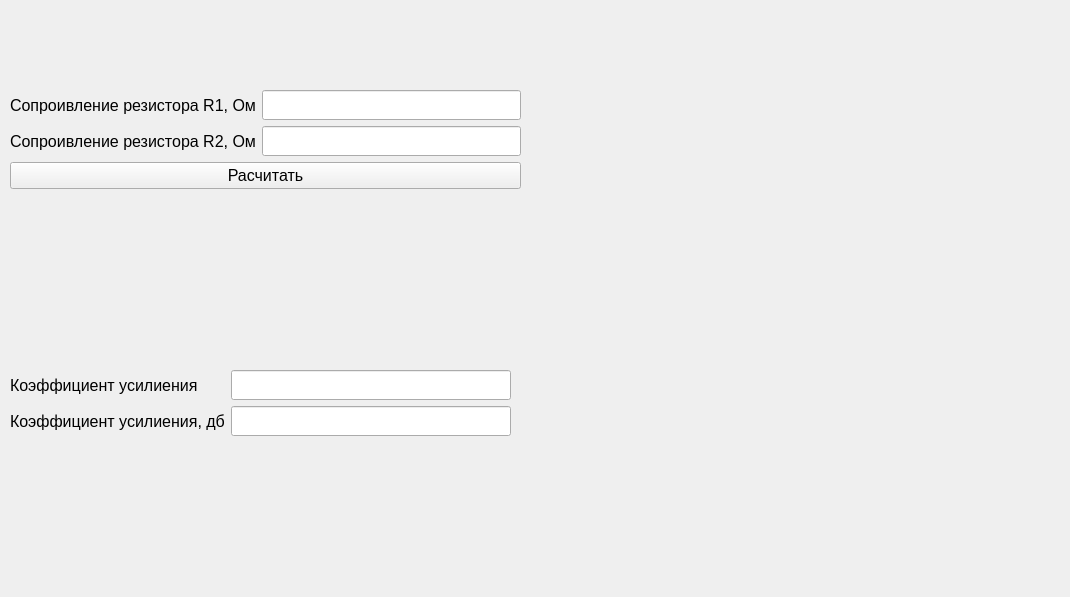
<?xml version="1.0" encoding="UTF-8"?>
<ui version="4.0">
 <class>Form</class>
 <widget class="QWidget" name="Form">
  <property name="geometry">
   <rect>
    <x>0</x>
    <y>0</y>
    <width>1070</width>
    <height>597</height>
   </rect>
  </property>
  <property name="windowTitle">
   <string>Form</string>
  </property>
  <widget class="QWidget" name="formLayoutWidget">
   <property name="geometry">
    <rect>
     <x>10</x>
     <y>370</y>
     <width>501</width>
     <height>111</height>
    </rect>
   </property>
   <layout class="QFormLayout" name="formLayout">
    <item row="0" column="0">
     <widget class="QLabel" name="label_4">
      <property name="maximumSize">
       <size>
        <width>16777215</width>
        <height>30</height>
       </size>
      </property>
      <property name="font">
       <font>
        <pointsize>12</pointsize>
       </font>
      </property>
      <property name="text">
       <string>Коэффициент усилиения</string>
      </property>
      <property name="margin">
       <number>0</number>
      </property>
     </widget>
    </item>
    <item row="0" column="1">
     <widget class="QLineEdit" name="GAIN">
      <property name="sizePolicy">
       <sizepolicy hsizetype="Expanding" vsizetype="Maximum">
        <horstretch>0</horstretch>
        <verstretch>0</verstretch>
       </sizepolicy>
      </property>
      <property name="minimumSize">
       <size>
        <width>0</width>
        <height>30</height>
       </size>
      </property>
     </widget>
    </item>
    <item row="1" column="0">
     <widget class="QLabel" name="label_5">
      <property name="maximumSize">
       <size>
        <width>16777215</width>
        <height>30</height>
       </size>
      </property>
      <property name="font">
       <font>
        <pointsize>12</pointsize>
       </font>
      </property>
      <property name="text">
       <string>Коэффициент усилиения, дб</string>
      </property>
      <property name="margin">
       <number>0</number>
      </property>
     </widget>
    </item>
    <item row="1" column="1">
     <widget class="QLineEdit" name="GAIN_db">
      <property name="sizePolicy">
       <sizepolicy hsizetype="Expanding" vsizetype="Maximum">
        <horstretch>0</horstretch>
        <verstretch>0</verstretch>
       </sizepolicy>
      </property>
      <property name="minimumSize">
       <size>
        <width>0</width>
        <height>30</height>
       </size>
      </property>
     </widget>
    </item>
    <item row="2" column="0">
     <widget class="QLabel" name="label_11">
      <property name="maximumSize">
       <size>
        <width>16777215</width>
        <height>30</height>
       </size>
      </property>
      <property name="font">
       <font>
        <pointsize>12</pointsize>
       </font>
      </property>
      <property name="text">
       <string/>
      </property>
      <property name="margin">
       <number>0</number>
      </property>
     </widget>
    </item>
   </layout>
  </widget>
  <widget class="QWidget" name="formLayoutWidget_2">
   <property name="geometry">
    <rect>
     <x>10</x>
     <y>90</y>
     <width>511</width>
     <height>121</height>
    </rect>
   </property>
   <layout class="QFormLayout" name="formLayout_2">
    <item row="0" column="0">
     <widget class="QLabel" name="label">
      <property name="maximumSize">
       <size>
        <width>16777215</width>
        <height>30</height>
       </size>
      </property>
      <property name="font">
       <font>
        <pointsize>12</pointsize>
       </font>
      </property>
      <property name="text">
       <string>Сопроивление резистора R1, Ом</string>
      </property>
      <property name="margin">
       <number>0</number>
      </property>
     </widget>
    </item>
    <item row="0" column="1">
     <widget class="QLineEdit" name="R1">
      <property name="sizePolicy">
       <sizepolicy hsizetype="Expanding" vsizetype="Maximum">
        <horstretch>0</horstretch>
        <verstretch>0</verstretch>
       </sizepolicy>
      </property>
      <property name="minimumSize">
       <size>
        <width>0</width>
        <height>30</height>
       </size>
      </property>
     </widget>
    </item>
    <item row="1" column="0">
     <widget class="QLabel" name="label_2">
      <property name="maximumSize">
       <size>
        <width>16777215</width>
        <height>30</height>
       </size>
      </property>
      <property name="font">
       <font>
        <pointsize>12</pointsize>
       </font>
      </property>
      <property name="text">
       <string>Сопроивление резистора R2, Ом</string>
      </property>
      <property name="margin">
       <number>0</number>
      </property>
     </widget>
    </item>
    <item row="1" column="1">
     <widget class="QLineEdit" name="R2">
      <property name="sizePolicy">
       <sizepolicy hsizetype="Expanding" vsizetype="Maximum">
        <horstretch>0</horstretch>
        <verstretch>0</verstretch>
       </sizepolicy>
      </property>
      <property name="minimumSize">
       <size>
        <width>0</width>
        <height>30</height>
       </size>
      </property>
     </widget>
    </item>
    <item row="3" column="0" colspan="2">
     <widget class="QPushButton" name="pushButton">
      <property name="font">
       <font>
        <pointsize>12</pointsize>
       </font>
      </property>
      <property name="text">
       <string>Расчитать</string>
      </property>
     </widget>
    </item>
   </layout>
  </widget>
  <widget class="QLabel" name="label_6">
   <property name="geometry">
    <rect>
     <x>540</x>
     <y>80</y>
     <width>511</width>
     <height>451</height>
    </rect>
   </property>
   <property name="text">
    <string/>
   </property>
   <property name="pixmap">
    <pixmap>../../img/operationals/invert.png</pixmap>
   </property>
   <property name="scaledContents">
    <bool>true</bool>
   </property>
  </widget>
  <widget class="QLabel" name="label_7">
   <property name="geometry">
    <rect>
     <x>380</x>
     <y>30</y>
     <width>47</width>
     <height>13</height>
    </rect>
   </property>
   <property name="text">
    <string/>
   </property>
  </widget>
 </widget>
 <resources/>
 <connections/>
</ui>
